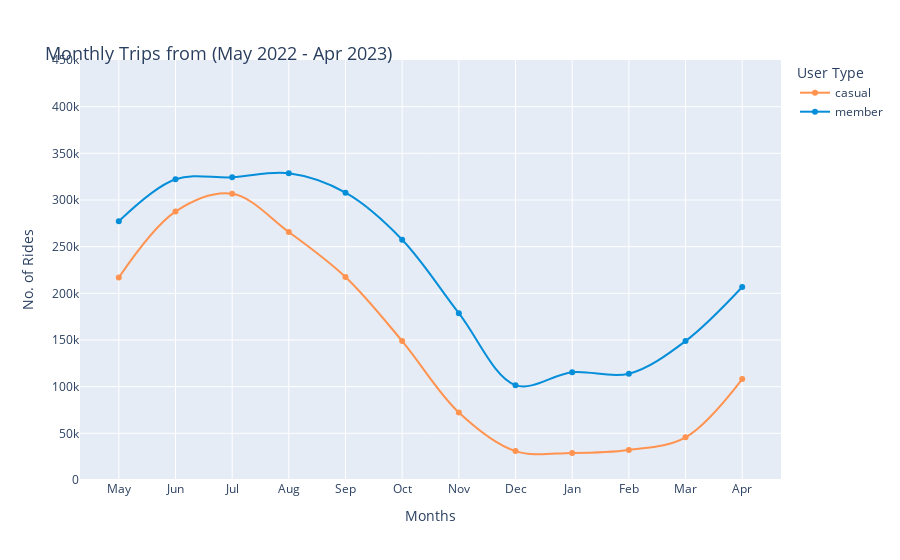

Notebook code for this chart:
### Code cell
df_pv5 = cyc_data_combined.groupby(['year', 'month', 'member_casual'], as_index=False).count()
df_pv5 = df_pv5[df_pv5['ride_id'] != 0]

fig_3 = px.line(df_pv5, x = 'month', y = 'ride_id', range_y = [0,450000],
        color = 'member_casual', 
        line_shape = 'spline',
        markers=True, 
        labels = {'ride_id': 'No. of Rides', 'month': 'Months', 'member_casual': 'User Type'},
        hover_name = 'member_casual', hover_data = {'member_casual': False, 'month': True, 'year':True, 'ride_id': True}, 
        color_discrete_map = {'casual': '#FF934F', 'member': '#058ED9'})
fig_3.update_layout(
    title=dict(text="Monthly Trips from (May 2022 - Apr 2023)",font=dict(size=18), automargin=True, yref='paper')
)

### Figure 1 — Plotly figure (JSON) as saved in the notebook; plotly's stock layout.template omitted (floating-point values rounded to 4 significant figures)
{"data": [{"customdata": [["casual", "2022"], ["casual", "2022"], ["casual", "2022"], ["casual", "2022"], ["casual", "2022"], ["casual", "2022"], ["casual", "2022"], ["casual", "2022"], ["casual", "2023"], ["casual", "2023"], ["casual", "2023"], ["casual", "2023"]], "hovertemplate": "<b>%{hovertext}</b><br><br>Months=%{x}<br>No. of Rides=%{y}<br>year=%{customdata[1]}<extra></extra>", "hovertext": ["casual", "casual", "casual", "casual", "casual", "casual", "casual", "casual", "casual", "casual", "casual", "casual"], "legendgroup": "casual", "line": {"color": "#FF934F", "dash": "solid", "shape": "spline"}, "marker": {"symbol": "circle"}, "mode": "markers+lines", "name": "casual", "orientation": "v", "showlegend": true, "x": ["May", "Jun", "Jul", "Aug", "Sep", "Oct", "Nov", "Dec", "Jan", "Feb", "Mar", "Apr"], "xaxis": "x", "y": [216938, 287553, 306612, 265748, 217485, 148865, 72366, 30979, 29021, 32209, 45739, 108163], "yaxis": "y", "type": "scatter"}, {"customdata": [["member", "2022"], ["member", "2022"], ["member", "2022"], ["member", "2022"], ["member", "2022"], ["member", "2022"], ["member", "2022"], ["member", "2022"], ["member", "2023"], ["member", "2023"], ["member", "2023"], ["member", "2023"]], "hovertemplate": "<b>%{hovertext}</b><br><br>Months=%{x}<br>No. of Rides=%{y}<br>year=%{customdata[1]}<extra></extra>", "hovertext": ["member", "member", "member", "member", "member", "member", "member", "member", "member", "member", "member", "member"], "legendgroup": "member", "line": {"color": "#058ED9", "dash": "solid", "shape": "spline"}, "marker": {"symbol": "circle"}, "mode": "markers+lines", "name": "member", "orientation": "v", "showlegend": true, "x": ["May", "Jun", "Jul", "Aug", "Sep", "Oct", "Nov", "Dec", "Jan", "Feb", "Mar", "Apr"], "xaxis": "x", "y": [277162, 322256, 324307, 328577, 307844, 257460, 178766, 101634, 115445, 113884, 148811, 206758], "yaxis": "y", "type": "scatter"}], "layout": {"xaxis": {"anchor": "y", "domain": [0, 1], "title": {"text": "Months"}, "type": "category", "range": [-0.6833, 11.68], "autorange": true}, "yaxis": {"anchor": "x", "domain": [0, 1], "title": {"text": "No. of Rides"}, "range": [0, 450000], "type": "linear"}, "legend": {"title": {"text": "User Type"}, "tracegroupgap": 0}, "margin": {"t": 60}, "title": {"font": {"size": 18}, "text": "Monthly Trips from (May 2022 - Apr 2023)", "automargin": true, "yref": "paper"}, "autosize": true}}
